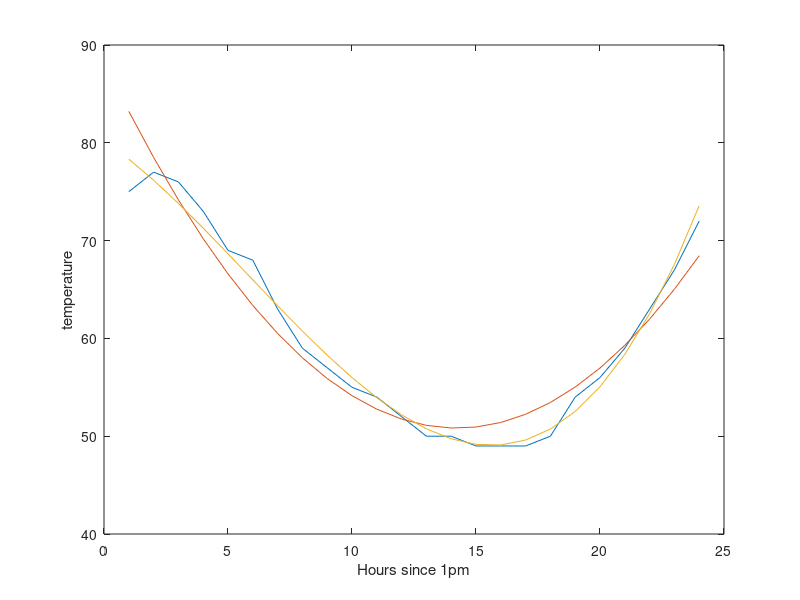

Reproduce this figure in MATLAB.
clear all;
x = 1:24;
y = [75,77,76,73,69,68,63,59,57,55,54,52,50,50,49,49,49,50,54,56,59,63,67,72];
plot(x,y);
xlabel('Hours since 1pm');
ylabel('temperature');
hold on;
%2b
%finding variables 
xi2 = x.^2;
F_quad = [xi2; x; ones(size(xi2))];
A_quad = F_quad*F_quad';
b_quad = F_quad*y';
an_quad = A_quad\b_quad;
%plotting quadradic fit
plot(x,(0.1849*x.^2 -5.2642*x+88.2955));

%calculating error
sum = 0;
for j = 1:length(x)
    temp = abs((0.1849*x(j)^(2)-5.2642*x(j)+88.2955) - y(j));
    sum = sum + temp^(2);
end    
error_quad = sqrt(sum/length(x));

%2c
%finding variables
xi3 = x.^3;
F_cub = [xi3; xi2;x;ones(size(x))];
A_cub = F_cub*F_cub';
b_cub = F_cub*y';
ans_cub = A_cub\b_cub;
hold on;
%plotting
plot(x,0.0092*x.^3 - 0.1595*x.^2 - 1.7489*x + 80.2352);
%calculating error
sum = 0;
for j = 1:length(x)
    temp = abs((0.0092*x(j)^3 - 0.1595*x(j)^2 - 1.7489*x(j) + 80.2352) - y(j));
    sum = sum + temp^(2);
end    
error_cub = sqrt(sum/length(x));


